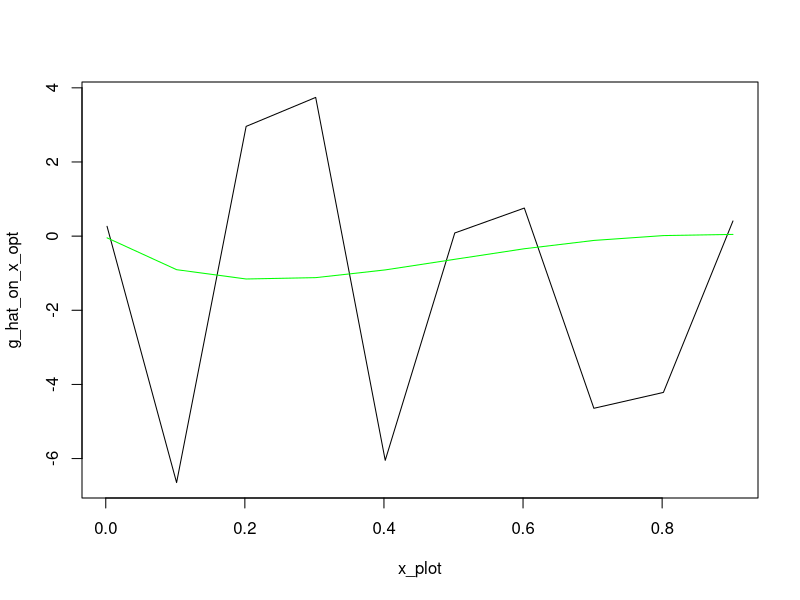
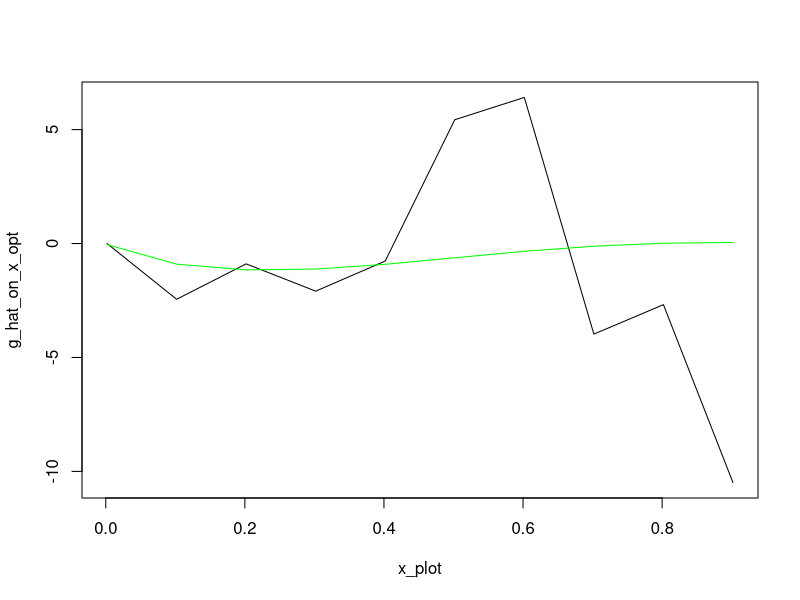
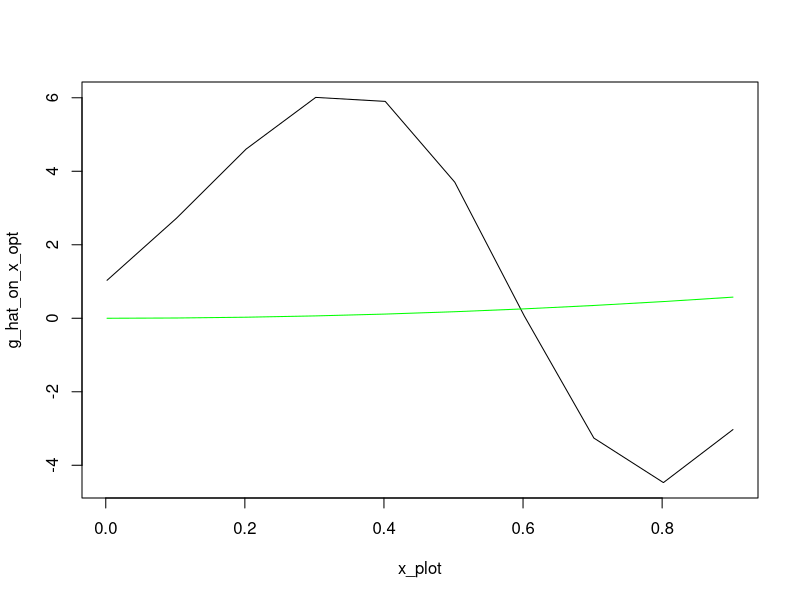
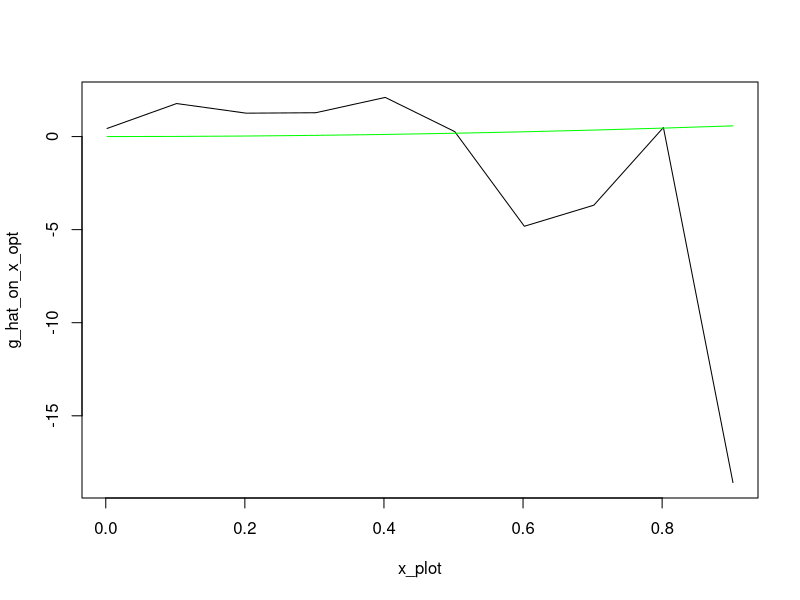
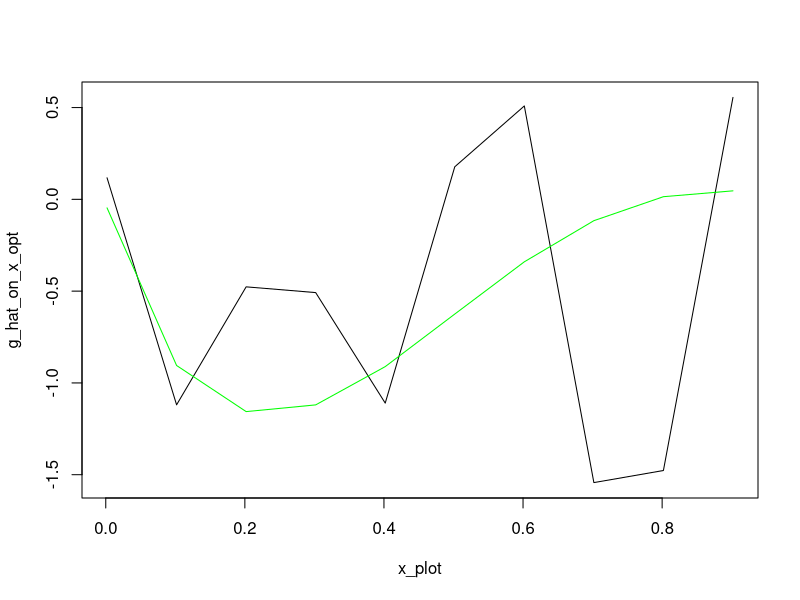
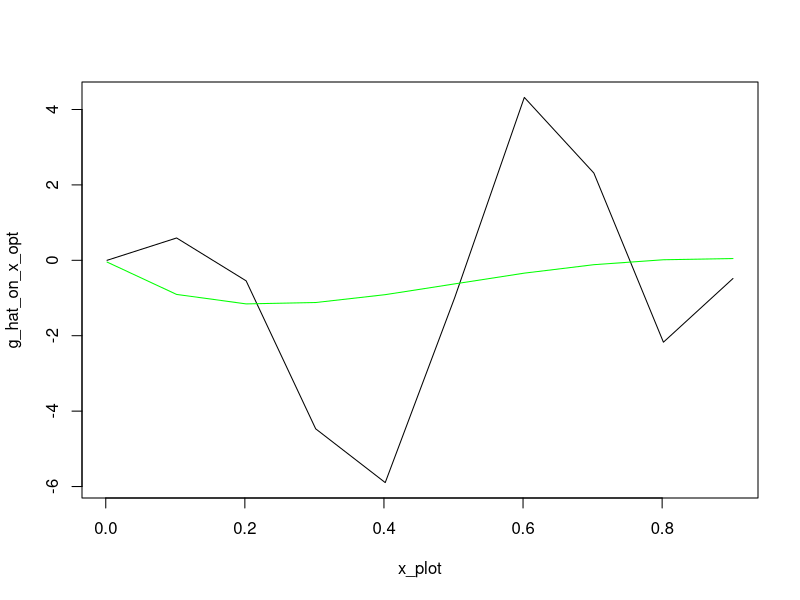
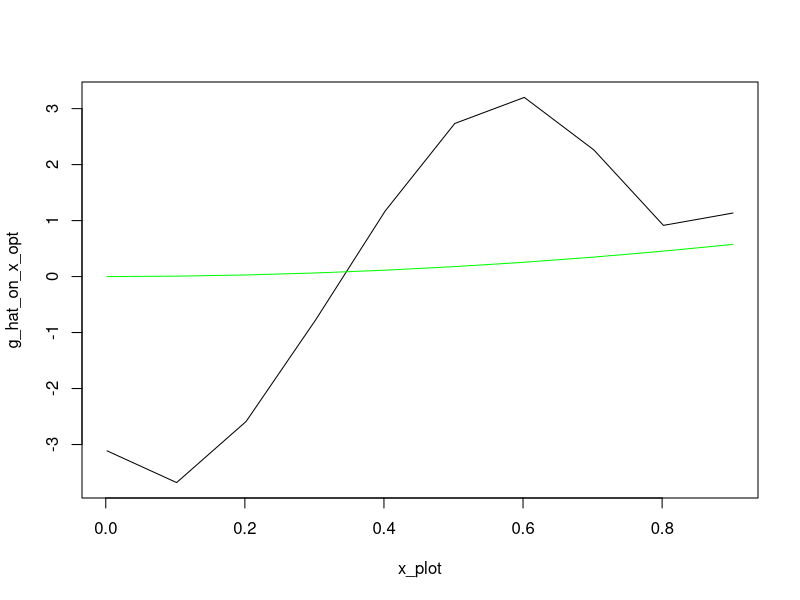
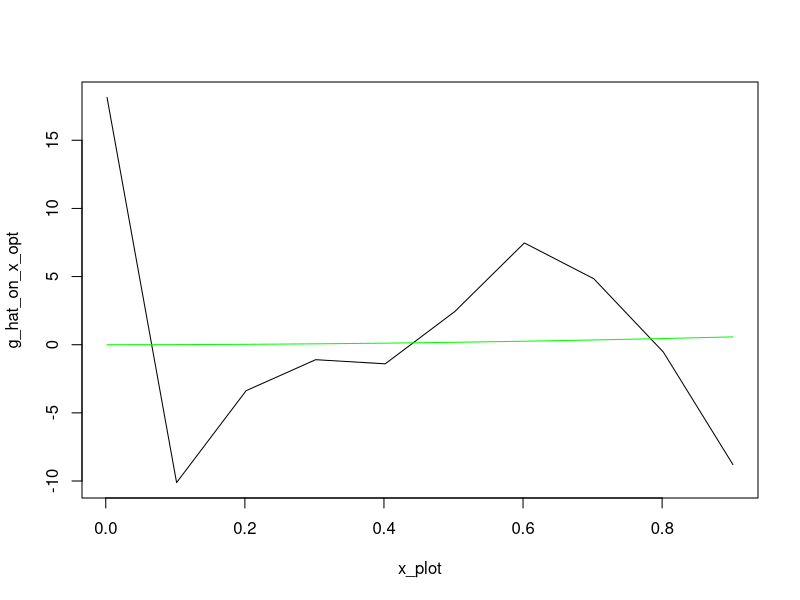

These charts were generated, in order, by the following R code: (Note: this script raises an error after producing the figures.)
#### Packages ####
library(splines)
library(MASS)
library(caret)

#### Estimate the gamma in the series estimation ####

kernel_functions <- function(x,ker='normal',knorm="sq")
{
  # Densities such as the integral of the square of the density is one if knorm is sq 
  # or such that the sd is one if knorm is sd.
  if (ker=='normal') 
  { 
    s <- switch(knorm,
                sd = 1,
                sq = 1/(2*sqrt(pi)))
    aux <- exp(- x^2 /(2*s^2)) / (sqrt(2*pi)*s)
  }
  if (ker=='triangle')
  {
    s <- switch(knorm,
                sd = sqrt(6),
                sq = (2/3))
    aux <- (s-abs(x))
    aux <- aux * (aux >0)/s^2
  }
  if (ker=='laplace')
  {
    s <- switch(knorm,
                sd = 1/sqrt(2),
                sq = 1/4)
    aux <- exp(-abs(x)/s)/(2*s)
  }
  return(aux)
}

create_W <- function(W, h=1 ,ker='normal',knorm="sq",remove=FALSE)
{
  #   ICM and smoothing matrix 
  #   If no bandwidth is provided for the function, h=1 is used  (no smoothing)
  #   The principle diagonal is replaced with zeros if remove = TRUE.
  n_w <- length(W)
  mat <- sapply(W,function(e) W - e*pracma::ones(n_w,1))
  wmat <-  kernel_functions(mat / h,ker=ker,knorm=knorm)/h; # kernel smoothing 
  # principle diagonal of the matrix replaced with zeros
  if (remove==TRUE) wmat <-  wmat - diag(diag(wmat))
  return(wmat/(n**2))
}

# splines
create_P_splines <- function(x, Z, J, degree){
  knots = quantile(Z, probs = seq(0, 1, length.out = J))
  return(bs(x, knots = knots, degree = degree, intercept = FALSE)[,1:length(knots)+degree-1])}

#trigo
p_j_trigo_0_1 <-function(j, J, z){
  a = 2*pi*j*z
  #print(a)
  if (j==1){
    return(1)
  }
  if (j%%2 == 0){
    cos_val = cos(a)
    return(sqrt(2)*cos_val)
  }
  else{
    sin_val = sin(a)
    return(sqrt(2)*sin_val)
  }
}

#hist
p_j_hist_0_1 <-function(j, J, z){
  l = length(z)
  if (l>1){
    res = rep(0, l)
    for (i in 1:l){
      if (z[i] >= (j - 1) / J && z[i] < j / J) {
        res[i] = sqrt(J)
      } else {
        res[i] = 0
      }
    }
    return(res)}
  else{
    if (z >= (j - 1) / J && z < j / J) {
      return(sqrt(J))
    } else{
      return(0)
    }
  }
}

# generalize for interval [a,b] : en fait ici on peut dire qu'on normalise Z entre 0 et 1
basis_a_b <-function(j, J, z, a, b, p_j_0_1){
  return(p_j_0_1(j,J,((z-a)/(b-a)))/sqrt(b-a))
}

# create P
create_P <- function(z_eval, J, Z, p_j, degree, spline_bool){
  n = length(Z)
  a = min(Z)
  b = max(Z)
  P = matrix(0, n, J)
  if (spline_bool == 0){
    for (j in 1:J){
      if (a!=b){
        for (i in 1:n){
          P[i,j] = basis_a_b(j, J, Z[i], a, b, p_j)}}
      else{
        P[i,j] = p_j(j, J, Z[i])
      }
    }
  }
  else{
    P <- create_P_splines(z_eval, Z, J, degree)
  }
  return(P)
}

# compute gamma_hat
estimation_gamma <- function(J, W, Z, Y, p_j, bool_splines, degree){
  n = length(Z)
  a = min(Z)
  b = max(Z)
  #compute Omega
  Omega <- create_W(W)
  
  #compute P
  P <- create_P(Z, J, Z, p_j, degree, bool_splines)
  
  #compute gamma
  gamma_step = t(P)%*%Omega%*%Y
  gamma_step_invert = solve(t(P)%*%Omega%*%P)
  gamma_hat = gamma_step_invert%*%gamma_step
  
  return(gamma_hat)
}

# Compute g_hat
g_hat <- function(z, J, p_j, gamma_hat, a, b){
  p_j_vector = rep(0, J)
  for (j in 1:J){
    p_j_vector[j] = basis_a_b(j, J, z, a, b, p_j)
  }
  return(sum(gamma_hat*p_j_vector))
}


#### Simulation 1 from Chen ####
g_sim_1 <- function(z, case){
  return(sin(4*z)*log(z))
}

simulate_data_1 <- function(data_param, g_sim, case){
  n = data_param[1]
  corr = data_param[2]
  
  U_V = mvrnorm(n, mu = c(0, 0), Sigma = matrix(c(1, corr, corr, 1),ncol = 2))
  
  U = U_V[,1]
  V = U_V[,2]
  X = rnorm(n, 0, 1)
  W = pnorm(X, 0, 1)
  D = rbinom(n, 1, 0.5)
  Z = pnorm(D*(X+V)+(1-D)*V)

  Y = g_sim(Z, none) + U
  
  return(list(U = U, V = V, X = X, W = W, D = D, Z = Z, Y = Y))
}

#data_param_1 = (n, corr)
n = 1250 #2500, 5000, 10 000
corr = 0.75
data_param_1 = c(n, corr)

simul_1 = simulate_data_1(data_param_1, g_sim_1, none) 


#### Simulation 2 from Chen ####
n = 1250 #2500, 5000, 10 000
Z = runif(n,0,1)
U = rnorm(n,0,1)
g_sim_2 <- function(z, case){
  return(sin(15*pi*z)*cos(z))
}

Y = g_sim_2(Z,none) + U

#attention ici pas d'instrument : à réfléchir




#### Simulation 3 #### 
simulate_data_3 <- function(data_param, g_sim, case){
  n = data_param[1]
  rhoev = data_param[2]
  rhowz = data_param[3]
  
  W = rnorm(n, 0, 1)
  V = rnorm(n, 0, 1)
  
  beta = sqrt((rhoev**2)/(1 - rhoev**2))
  Z = (beta*W + V)/sqrt(1+beta**2)
  
  eta = rnorm(n, 0, 1)
  a = sqrt((rhowz**2)/(1 - rhowz**2))
  eps = (a*V + eta)/sqrt(1+beta**2)
  
  Y = g_sim(Z,case) + eps
  
  return(list(W = W, V = V, Z = Z, Y = Y, eps = eps))
}

g_sim_3 <- function(x,case)  
{
  switch(case,  
         x,
         x^2/sqrt(2),
         sqrt(3*sqrt(3))*x*exp(-(x^2)/2),
         sqrt(3)*x*sin(pi*x/2),
         4*exp(-abs(x)) , 
         log(abs(x-1)+1)*ifelse(x>1,1,-1)*sqrt(10/3),
         sqrt(2)*x*cos(pi*x),
         (log(abs(x-1)+1)*ifelse(x>1,1,-1)*sqrt(10/3) - 0.6*x+ (x^3)*2)/8
  )
}


#n = 200 #or 400
#rhoev = 0.5 #0.8, 0.8
#rhowz = 0.9 #0.9, 0.7

data_param_3 = c(200, 0.5, 0.9)
simul_3 = simulate_data_3(data_param_3, g_sim_3, 2) #utilisent que le cas 2 et 3 dans le papier lapenta


#### Selection of J by cross-validation on M ####
calcul_M_g_hat <- function(gamma_hat, J, Z, Y, W, p_j_hat, bool_splines, degree){
  Omega <- create_W(W)
  M = 0 
  a = min(Z)
  b = max(Z)
  n = length(Z)
  g_hat_on_Z <- rep(0, n)
  if (bool_splines == 0){
    for (i in 1:n){
      g_hat_on_Z = g_hat(Z[i], J, p_j_hat, gamma_hat, a, b)
    }}
  else{
    basis <- create_P_splines(Z, Z, J, degree)
    g_hat_on_Z <- basis%*%gamma_hat
  }
  
  for (i in 1:n){
    for (j in 1:n){
      M = M + (Y[i] - g_hat_on_Z[i])*(Y[j] - g_hat_on_Z[j])*Omega[i,j]
    }
    return(M/(n**2))
  }}


calcul_M_true_g <- function(g, J, Z, Y, W){
  M = 0
  Omega <- create_W(W)
  for (i in 1:n){
    for (j in 1:n){
      M = M + (Y[i] - g(Z[i]))*(Y[j] - g(Z[j]))*Omega[i,j]
    }
    return(M/(n**2))
  }}

calcul_M_g_hat_test_sample <- function(g_hat_on_Z_test, Omega, n_test, Y_test){
  M = 0
  for (i in 1:n_test){
    for (j in 1:n_test){
      M = M + (Y_test[i] - g_hat_on_Z_test[i])*(Y_test[j] - g_hat_on_Z_test[j])*Omega[i,j]
    }
    return(M/(n_test**2))
  }}


#we want to minimize M so we choose J such that M is minimal
sample_train_test <- function(Z, Y, W, p_train){
  # Create a single data frame with all variables
  df <- data.frame(Z = Z, Y = Y, W = W)
  
  # Create bins based on the X variable (you can modify the binning logic if needed)
  bins <- cut(df$Z, breaks = 3, labels = FALSE)
  
  # Sample indices for the training set using bins for stratification
  index_train <- createDataPartition(bins, p = p_train, list = FALSE)
  
  # Indices for the validation set (complementary to train indices)
  index_val <- setdiff(seq_len(nrow(df)), index_train)
  
  # Create train and validation sets based on indices
  train_set <- df[index_train, ]
  val_set   <- df[index_val, ]
  
  # Return the training and validation sets
  return(list(
    Z_train = train_set$Z, Y_train = train_set$Y, W_train = train_set$W,
    Z_validation = val_set$Z, Y_validation = val_set$Y, W_validation = val_set$W
  ))
}

optimization_CV_M <- function(Z, W, Y, vect_J_to_test, p_train, p_j, bool_splines, degree, x_plot, case, true_g){
  gamma_hat_list <- vector("list", length(vect_J_to_test))
  a = min(Z)
  b = max(Z)
  M_values <- numeric(length(vect_J_to_test))
  n = length(Z)
  
  # split the data in training and test set
  sampled_data <- sample_train_test(Z, Y, W, p_train)
  Z_train <- sampled_data$Z_train
  Y_train <- sampled_data$Y_train
  W_train <- sampled_data$W_train
  Z_validation <- sampled_data$Z_validation
  Y_validation <- sampled_data$Y_validation
  W_validation <- sampled_data$W_validation
  n_train <- length(Z_train)
  
  # compute gamma_hat_train and g_hat_train for the training set
  for (j in 1:length(vect_J_to_test)){
    #compute gamma_hat_train
    gamma_hat <- estimation_gamma(vect_J_to_test[j],W_train,Z_train,Y_train,p_j, bool_splines, degree)
    gamma_hat_list[[j]] <- gamma_hat
    
    # compute the prediction of g_hat_train on the test set 
    n_val <- length(Z_validation)
    if (bool_splines == 0){ 
      g_hat_on_Z_val = rep(0, n_val)
      for (i in 1:n_val){
        g_hat_on_Z_val[i] <- g_hat(Z_validation[i], vect_J_to_test[j], p_j, gamma_hat, a, b)
      }}
    else{
      basis <- create_P_splines(Z_validation, Z_train, vect_J_to_test[j], degree)
      g_hat_on_Z_val <-  basis%*%gamma_hat
    }
    
    # compute M and store it 
    Omega_val <- create_W(W_validation)
    M_values[j] <- calcul_M_g_hat_test_sample(g_hat_on_Z_val, Omega_val, n_val, Y_validation)
  }
  
  # return J corresponding to the smallest MSE
  J_opt = vect_J_to_test[which.min(M_values)]
  print(c(M_values, J_opt))
  gamma_hat <- estimation_gamma(J_opt,W,Z,Y,p_j, bool_splines, degree)
  
  g_hat_on_x_opt = rep(0, length(x_plot))
  if (bool_splines == 0){ 
    for (i in 1:length(x_plot)){
      g_hat_on_x_opt[i] <- g_hat(x_plot[i], J_opt, p_j, gamma_hat, a, b)
    }}
  else{
    basis <- create_P_splines(x_plot, Z, J_opt, degree)
    g_hat_on_x_opt <- basis%*%gamma_hat
  }
  
  g_on_x = true_g(x_plot, case)
  plot(x_plot, g_hat_on_x_opt, type = 'l', col = 'black')
  lines(x_plot, g_on_x, type = 'l', col = 'green')
  
  return(J_opt)
  
}


#simulation 1 
data_param_1 = c(1250, 0.75)
simul_1 <- simulate_data_1(data_param_1, g_sim_1, none)
vect_J_to_test = seq(3, 10, by = 1)
x = seq(min(Z), max(Z), by = 0.1)
optimization_CV_M(simul_1$Z, simul_1$W, simul_1$Y, vect_J_to_test, 0.6, p_j_trigo_0_1, 0, none, x, none, g_sim_1)

vect_J_to_test = seq(3, 10, by = 1)
x = seq(min(Z), max(Z), by = 0.1)
optimization_CV_M(simul_1$Z, simul_1$W, simul_1$Y, vect_J_to_test, 0.6, none, 1, 3, x, none, g_sim_1)


#simulation 3 : avec base trigo, pas l'impression que ça fonctionne de ouf
data_param_3 = c(200, 0.5, 0.9)
simul_3 = simulate_data_3(data_param_3, g_sim_3, 2) 

vect_J_to_test = seq(3, 20, by = 1)
x = seq(min(Z), max(Z), by = 0.1)
optimization_CV_M(simul_3$Z, simul_3$W, simul_3$Y, vect_J_to_test, 0.8, p_j_trigo_0_1, 0, none, x, 2, g_sim_3)


vect_J_to_test = seq(3, 20, by = 1)
x = seq(min(Z), max(Z), by = 0.1)
optimization_CV_M(simul_3$Z, simul_3$W, simul_3$Y, vect_J_to_test, 0.8, none, 1, 3, x, 2, g_sim_3)


#### Selection of J by cross-validation on the MSE ####
optimization_CV_MSE <- function(Z, W, Y, vect_J_to_test, p_train, p_j, bool_splines, degree, x_plot, case, true_g){
  gamma_hat_list <- vector("list", length(vect_J_to_test))
  a = min(Z)
  b = max(Z)
  MSE_values <- numeric(length(vect_J_to_test))
  n = length(Z)
  
  # split the data in training and test set
  sampled_data <- sample_train_test(Z, Y, W, p_train)
  Z_train <- sampled_data$Z_train
  Y_train <- sampled_data$Y_train
  W_train <- sampled_data$W_train
  Z_validation <- sampled_data$Z_validation
  Y_validation <- sampled_data$Y_validation
  W_validation <- sampled_data$W_validation
  n_train <- length(Z_train)
  
  # compute gamma_hat_train and g_hat_train for the training set
  for (j in 1:length(vect_J_to_test)){
    #compute gamma_hat_train
    gamma_hat <- estimation_gamma(vect_J_to_test[j],W_train,Z_train,Y_train,p_j, bool_splines, degree)
    gamma_hat_list[[j]] <- gamma_hat
    
    # compute the prediction of g_hat_train on the test set 
    n_val <- length(Z_validation)
    if (bool_splines == 0){ 
      g_hat_on_Z_val = rep(0, n_val)
      for (i in 1:n_val){
        g_hat_on_Z_val[i] <- g_hat(Z_validation[i], vect_J_to_test[j], p_j, gamma_hat, a, b)
      }}
    else{
      basis <- create_P_splines(Z_validation, Z_train, vect_J_to_test[j], degree)
      g_hat_on_Z_val <-  basis%*%gamma_hat
    }
    
    # compute MSE and store it
    MSE = sum((g_hat_on_Z_val - Z_validation)**2)
    MSE_values[j] = MSE
     }
  
  # return J corresponding to the smallest MSE
  J_opt = vect_J_to_test[which.min(MSE_values)]
  print(c(MSE_values, J_opt))
  gamma_hat <- estimation_gamma(J_opt,W,Z,Y,p_j, bool_splines, degree)
  
  g_hat_on_x_opt = rep(0, length(x_plot))
  if (bool_splines == 0){ 
    for (i in 1:length(x_plot)){
      g_hat_on_x_opt[i] <- g_hat(x_plot[i], J_opt, p_j, gamma_hat, a, b)
    }}
  else{
    basis <- create_P_splines(x_plot, Z, J_opt, degree)
    g_hat_on_x_opt <- basis%*%gamma_hat
  }
  
  g_on_x = true_g(x_plot, case)
  plot(x_plot, g_hat_on_x_opt, type = 'l', col = 'black')
  lines(x_plot, g_on_x, type = 'l', col = 'green')
  
  return(J_opt)
  
}

#simulation 1 
data_param_1 = c(1250, 0.75)
simul_1 <- simulate_data_1(data_param_1, g_sim_1, none)
vect_J_to_test = seq(3, 10, by = 1)
x = seq(min(Z), max(Z), by = 0.1)
optimization_CV_MSE(simul_1$Z, simul_1$W, simul_1$Y, vect_J_to_test, 0.6, p_j_trigo_0_1, 0, none, x, none, g_sim_1)

vect_J_to_test = seq(3, 10, by = 1)
x = seq(min(Z), max(Z), by = 0.1)
optimization_CV_MSE(simul_1$Z, simul_1$W, simul_1$Y, vect_J_to_test, 0.6, none, 1, 3, x, none, g_sim_1)


#simulation 3 
data_param_3 = c(200, 0.5, 0.9)
simul_3 = simulate_data_3(data_param_3, g_sim_3, 2) 

vect_J_to_test = seq(3, 20, by = 1)
x = seq(min(Z), max(Z), by = 0.1)
optimization_CV_MSE(simul_3$Z, simul_3$W, simul_3$Y, vect_J_to_test, 0.8, p_j_trigo_0_1, 0, none, x, 2, g_sim_3)


vect_J_to_test = seq(3, 20, by = 1)
x = seq(min(Z), max(Z), by = 0.1)
optimization_CV_MSE(simul_3$Z, simul_3$W, simul_3$Y, vect_J_to_test, 0.8, none, 1, 3, x, 2, g_sim_3)




#### Selection of J by Lepski 1 (Comte) #### 



#### Lepski with bootstrap ####



#install.packages("expm")
library(expm)
calcul_s_J <- function(J, W, Z, Y, p_j, bool_splines, degree){
  n = length(W)
  
  Omega <- create_W(W)
  Phi <- create_P(Z, J, Z, p_j, degree, bool_splines)
  tPhi_Phi <- t(Phi)%*%Phi
  
  inverse_tPhi_Phi <- solve(tPhi_Phi)
  sqrt_inverse_tPhi_Phi <- sqrtm(inverse_tPhi_Phi)
  res_mat <- n*sqrt_inverse_tPhi_Phi%*%t(Phi)%*%Omega%*%Phi%*%sqrt_inverse_tPhi_Phi
  
  min_eigen_val <- min(eigen(res_mat)$values)
  
  return(min_eigen_val)}


compute_M_bootstrap <- function(J, W, Z, Y, p_j, bool_splines, degree){
  n = length(Z)
  #compute Omega
  Omega <- create_W(W)
  
  #compute P
  P <- create_P(Z, J, Z, p_j, degree, bool_splines)
  
  #compute gamma
  M_boot_step = t(P)%*%Omega
  M_boot_step_invert = solve(t(P)%*%Omega%*%P)
  M_boot = M_boot_step_invert%*%M_boot_step
  
  return(M_boot)
}



T_stat_inter_x <- function(Y, Z, W, p_j, degree, bool_splines, x, x_index, I_hat, w_vector, list_M_boot, matrix_sigma_all_j_all_x, matrix_all_u, matrix_sigma_all_j_j2_all_x){
  a = min(Z)
  b = max(Z)
  
  I_hat = sort(I_hat) 
  
  diff_matrix_x <- matrix(0, nrow = length(I_hat), ncol = length(I_hat))
  value_j <- rep(0,length(I_hat))
  value_j_prime <- rep(0, length(I_hat)) #to keep track of the values of J
  
  matrix_ratio <- matrix(0, nrow = length(I_hat), ncol = length(I_hat))

  for (j_index in 1:length[I_hat]){
    j = I_hat[j_index]
    
    #compute u_star 
    u_hat_j = matrix_all_u[j_index,]
    u_star_j = u_hat_j*w_vector
    
    #compute D_j sur les x
    P_j_on_x <- create_P(x, j, Z, p_j, degree, bool_splines)
    D_j_star = t(P_j_on_x)%*%list_M_boot[[j]]%*%u_star_j #checker les dimensions
    
    for (j_prime_index in j_index:length(I_hat)){
      j_prime = I_hat[j_prime_index]
      
      #compute u_star_j_prime
      u_hat_j_prime = matrix_all_u[j_prime_index,]
      u_star_j_prime = u_hat_j_prime*w_vector
      
      #compute D_j_prime sur les x
      P_j_prime_on_x <- create_P(x, j_prime, Z, p_j, degree, bool_splines)
      D_j_prime_star = t(P_j_prime_on_x)%*%list_M_boot[[j_prime]]%*%u_star_j_prime #vecteur de taille x
      
      
      #Stockage des résultats
      diff_matrix_x[j_index,j_prime_index] = abs(D_j_prime_star - D_j_star) 
      sigma_j = matrix_sigma_all_j_all_x[j_index, x_index]
      sigma_j_prime = matrix_sigma_all_j_all_x[j_prime_index, x_index]
      sigma_j_j_prime = matrix_sigma_all_j_j2_all_x[[x_index]][j_index, j_prime_index]
      sigma_val = sigma_j + sigma_j_prime - 2*sigma_j_j_prime
      matrix_ratio[j_index, j_prime_index] = diff_matrix_x[j_index,j_prime_index]/sqrt(sigma_matrix_x[j_index, j_prime_index])
      
      value_j[j_index] = j
      value_j_prime[j_prime_index] = j_prime
      
    }}
  
  return(max(matrix_ratio))
}
  

calcul_hat_g_on_Z <- function(j, Z, p_j, gamma_hat, a, b, Z_to_evaluate, degree, bool_splines){
  g_hat_on_x <- rep(0, length(Z_to_evaluate))
  if (bool_splines == 0){
    for (i in 1:length(Z_to_evaluate)){
      g_hat_on_Z <- g_hat(Z_to_evaluate[i], j, p_j, gamma_hat, a, b)
    }
  }
  else{
    basis <- create_P_splines(Z_to_evaluate, Z, j, degree)
    if (length(gamma_hat)>1){
    g_hat_on_Z <- basis%*%gamma_hat}
    else {
      g_hat_on_Z <- gamma_hat*sum(basis)
    }
  }
  return(g_hat_on_Z)
}


create_matrix_U <- function(u_j, u_j_prime){
  n = length(u_j)
  res_mat <- matrix(0, nrow = n, ncol = n)
  for (i in 1:n){
    res_mat[i,i] = u_j[i]*u_j_prime[i]
  }
  return(res_mat)
}
  
  
T_stat_D <- function(x_grid, Y, Z, W, p_j, degree, bool_splines, I_hat, w_vector, list_M_boot, matrix_sigma_all_j_all_x, matrix_all_u, matrix_sigma_all_j_j2_all_x){
  vec_x <- rep(0, length(x_grid))
  for (x_index in 1:length(x_grid)){
    vec_x <- T_stat_inter_x(Y, Z, W, p_j, degree, bool_splines, x_grid[x_index], x_index, I_hat, w_vector, matrix_gamma, list_M_boot, matrix_sigma_all_j_all_x, matrix_all_u, matrix_sigma_all_j_j2_all_x)
  }
  return(max(vec_x))
}



compute_J_hat <- function(I_hat, x_grid, p_j, matrix_gamma, matrix_sigma_all_j_all_x, matrix_sigma_all_j_j2_all_x){
  j_index = 1
  J = I_hat[j_index]
  ratio = calcul_ratio(J, j_index, I_hat, x_grid, p_j, matrix_gamma, matrix_sigma_all_j_all_x, matrix_sigma_all_j_j2_all_x)
  while (ratio > 1.1*theta_star){
    j_index = j_index + 1 
    J = I_hat[j_index]
    ratio = calcul_ratio(J, j_index, I_hat, x_grid, p_j, matrix_gamma, matrix_sigma_all_j_all_x, matrix_sigma_all_j_j2_all_x)
  }
  
  return(J)
}

calcul_ratio<- function(J, J_index, I_hat, x_grid, p_j, matrix_gamma, matrix_sigma_all_j_all_x, matrix_sigma_all_j_j2_all_x){
  vec_ratio_x <- rep(0, length(x_grid))
  for (x_index in 1:length(x_grid)){
    vec_ratio_x[x_index] = calcul_ratio_step(J, J_index, I_hat, x_grid[x_index], x_index, p_j, matrix_gamma, matrix_sigma_all_j_all_x, matrix_sigma_all_j_j2_all_x)
  }
  return(max(vec_ratio_x))
}

calcul_ratio_step <- function(J, J_index, I_hat, x, x_index, p_j, matrix_gamma, matrix_sigma_all_j_all_x, matrix_sigma_all_j_j2_all_x){# x is a number here
  res_mat <- matrix(0, length(I_hat), length(I_hat))
  
  #compute h_j(x)
  P_j_on_x <- create_P(x_grid, J, Z, p_j, degree, bool_splines) #on crée la base pour J donné
  g_hat_J_x <- P_j_on_x%*%matrix_gamma[[J_index]][1:J]
  
  #compute sigma_J
  sigma_j = matrix_sigma_all_j_all_x[J_index, x_index]
  
  for (J_prime_index in J_index:length(I_hat)){
    J_prime = I_hat[J_prime_index]
    P_j_prime_on_x <- create_P(x_grid, J_prime, Z, p_j, degree, bool_splines)
    g_hat_J_prime_x <- P_j_prime_on_x%*%matrix_gamma[[J_prime_index]][1:J_prime]
    
    sigma_j_prime = matrix_sigma_all_j_all_x[J_prime_index, x_index]
    sigma_j_j_prime = matrix_sigma_all_j_j2_all_x[[x_index]][J_index, J_prime_index]
    sigma_val = sigma_j + sigma_j_prime - 2*sigma_j_j_prime
    
    res_mat[j_index, j_prime_index] = abs(g_hat_J_x - g_hat_J_prime_x)/sqrt(sigma_val)
  }
  return(max(res_mat))
}

valid_dim <- function(J){
  if (J>0){
    return(TRUE)
  }
  else{
    return(FALSE)
  }
  
}

lepski_bootstrap <- function(n_boot,valid_dim,x_grid, W, Z, Y, p_j, bool_splines, degree){
  n = length(W)
  
  #code fonctionne mais pb ça ne s'arrête pas... définir un J_max à la main en attendant, leur critère n'est peut-être pas le bon pour nous
  #s_1 = 1/calcul_s_J(1, W, Z, Y, p_j, bool_splines, degree)
  #s_2 = 1/calcul_s_J(2, W, Z, Y, p_j, bool_splines, degree)
  #prev_ratio = s_1*1*sqrt(log(1))/sqrt(n) 
  #new_ratio = s_2*2*sqrt(log(2))/sqrt(n)
  
  #if ((prev_ratio <= 10 && new_ratio > 10)) {
  #  J = 2
  #} else {
  #  J = 2
  #  while (!(prev_ratio <= 10 && new_ratio > 10)) {
  #    print(c(prev_ratio, new_ratio))
  #    J = J + 1
      
      # Look for a valid J
  #    while (!valid_dim(J)) {  
  #      J = J + 1}
      
      # Calculate s_hat_J and update ratios
  #    s_hat_J = calcul_s_J(J, W, Z, Y, p_j, bool_splines, degree)
  #    prev_ratio = new_ratio
  #    new_ratio = s_hat_J * J * sqrt(log(J)) / sqrt(n)
  #  }
  #}
  
  #J_max = J
  J_max = 15 #arbitraire pour l'instant
  
  #create I_hat
  I_hat = seq(as.integer(0.1 * log(J_max)^2), as.integer(J_max), by = 1)
  I_hat = sort(I_hat[sapply(I_hat,valid_dim)]) #select only the valid dimensions
  length_I_hat = length(I_hat)
  
  
  # estimate the models (ie the gamma_J and M_boot for all J)
  matrix_gamma = matrix(0, nrow = length_I_hat, ncol = length_I_hat)
  list_M_boot <- list()
  for (j_index in 1:length_I_hat){
    j = I_hat[j_index]
    M_boot_j <- compute_M_bootstrap(j, W, Z, Y, p_j, bool_splines, degree)
    list_M_boot[[j_index]] <- M_boot_j
    
    gamma_J <- M_boot_j%*%Y
    gamma_J_zeros <- c(gamma_J, rep(0, length_I_hat - j)) #add zeros for good dimension
    matrix_gamma[j_index,] = gamma_J_zeros #ATTENTION ! prendre que les J premiers termes dans les prochains algos pour pas prendre les zéros!!!
  }
  
  
  #draw the w_i
  W_boot_matrix <- matrix(rnorm(n_boot * n, mean = 0, sd = 1), nrow = n_boot, ncol = n)
  
  #compute the sigma_J(x) for all values of J and all values of x
  matrix_sigma_all_j_all_x <- matrix(0, nrow = length_I_hat, ncol = length(x_grid))
  matrix_all_u <- matrix(0, nrow = length_I_hat, ncol = n) #n number of data points (ie length(Z))
  for (j_index in 1:length_I_hat){
    j = I_hat[j_index]
    h_hat_j_on_Z = calcul_hat_g_on_Z(j, Z, p_j, matrix_gamma[j_index,1:j], a, b, Z, degree, bool_splines)
    u_hat_j = Y - h_hat_j_on_Z 
    matrix_all_u[j_index,] = u_hat_j
    
    P_j_on_x <- create_P(x_grid, j, Z, p_j, degree, bool_splines) #create for all x_grid
    U_j_j <- create_matrix_U(u_hat_j, u_hat_j) 
    middle_matrix <- list_M_boot[[j_index]]%*%U_j_j%*%t(list_M_boot[[j_index]]) #ok
    
    vec_sigma_j <- rep(0, length(x_grid))
    if (length(middle_matrix)>1){
      for (x_index in 1:length(x_grid)){
        vec_sigma_j[x_index] <- P_j_on_x[x_index,]%*%(middle_matrix)%*%P_j_on_x[x_index,]
      }
    }
    else{
      for (x_index in 1:length(x_grid)){
        vec_sigma_j[x_index] = middle_matrix*P_j_on_x[x_index]^{2}
      }
    }
    matrix_sigma_all_j_all_x[j_index,] = vec_sigma_j #ligne j prend les valeurs des sigma_j(x) pour toutes les valeurs de x_grid
  }
  #ok jusqu'ici ensuite problème
  
  
  #compute the sigma_J,J_2(x) for all values of x
  matrix_sigma_all_j_j2_all_x <- replicate(length(x_grid), matrix(0, length_I_hat, length_I_hat), simplify = FALSE)
  for (j_index in 1:length_I_hat){
    j = I_hat[j_index]
    P_j_on_x <- create_P(x_grid, j, Z, p_j, degree, bool_splines)
    for (j_prime_index in (j_index+1):length_I_hat){
      j_prime = I_hat[j_prime_index]
      
      #calcul de sigma_j,jprime(x) pour tous les x_grid et ensuite on met dans les matrices
      U_j_jp <- create_matrix_U(matrix_all_u[j,], matrix_all_u[j_prime,])
      P_j_prime_on_x <- create_P(x_grid, j_prime, Z, p_j, degree, bool_splines)
      sigma_j_j_prime = t(P_j_on_x)%*%list_M_boot[[j]]%*%U_j_jp%*%t(list_M_boot[[j_prime]])%*%P_j_prime_on_x #vecteur de la taille de x
      for (x_index in 1:length(x_grid)){
        matrix_sigma_all_j_j2_all_x[[x_index]][j_index, j_prime_index] = sigma_j_j_prime[x_index]
      }}}
  
  
  #compute the T stat for each draw of w
  T_i = rep(0, n_boot)
  for (i in 1:n_boot){
    T_i[i] = T_stat_D(x_grid, Y, Z, W, p_j, degree, bool_splines, I_hat, W_boot_matrix[i,], matrix_gamma, list_M_boot, matrix_sigma_all_j_all_x, matrix_all_u, matrix_sigma_all_j_j2_all_x) 
  }
  alpha = min(0.5, sqrt(log(J_max)/J_max))
  theta = quantile(T_i, probs = 1 - alpha)
  
  J_n_hat = I_hat[length(I_hat)-1] #on prend l'avant dernier pour être le plus petit strict
  J_hat = compute_J_hat(I_hat, x_grid, p_j, matrix_gamma, matrix_sigma_all_j_all_x, matrix_sigma_all_j_j2_all_x)
  
  J_tilde = min(J_hat, J_n_hat)
  
  return(J_tilde)
}

#tests
#calcul_s_J(3, simul_3$W, simul_3$Z, simul_3$Y, p_j_trigo_0_1, 0, none) : ok fonctionne aussi pour les splines

data_param_3 = c(20, 0.5, 0.9)
simul_3 = simulate_data_3(data_param_3, g_sim_3, 2) #utilisent que le cas 2 et 3 dans le papier lapenta
W <- simul_3$W
Y <- simul_3$Y
Z <- simul_3$Z

bool_splines=1
degree = 3

n = length(W)

J_max = 15

n_boot= 100
x_grid = seq(min(Z), max(Z), length.out = 30)

#problème avec cette fonction
matrix_sigma_all_j_j2_all_x <- replicate(length(x_grid), matrix(0, length_I_hat, length_I_hat), simplify = FALSE)
for (j_index in 1:length_I_hat){ #length_I_hat
  j = I_hat[j_index]
  P_j_on_x <- create_P(x_grid, j, Z, p_j, degree, bool_splines)
  for (j_prime_index in (j_index):length_I_hat){
    j_prime = I_hat[j_prime_index]
    
    #calcul de sigma_j,jprime(x) pour tous les x_grid et ensuite on met dans les matrices
    U_j_jp <- create_matrix_U(matrix_all_u[j_index,], matrix_all_u[j_prime_index,])
    P_j_prime_on_x <- create_P(x_grid, j_prime, Z, p_j, degree, bool_splines)

    middle_matrix <- list_M_boot[[j_index]]%*%U_j_jp%*%t(list_M_boot[[j_prime_index]])
    print(dim(middle_matrix))
    
    if (j == 1 && j_prime == 1){
      vec_sigma_j_jprime <- rep(0, length(x_grid))
      for (x_index in 1:length(x_grid)){
        vec_sigma_j_jprime[x_index] = middle_matrix*P_j_on_x[x_index]*P_j_prime_on_x[x_index]
        matrix_sigma_all_j_j2_all_x[[x_index]][j_index, j_prime_index] = vec_sigma_j_jprime[j_prime_index]
      }
    }
    #if (j == 1 && j_prime >1){
      #vec_sigma_j_jprime <- rep(0, length(x_grid))
      #for (x_index in 1:length(x_grid)){
      #  vec_sigma_j_jprime[x_index] = middle_matrix*P_j_on_x[x_index]*sum(P_j_prime_on_x[x_index,])

      #  print(vec_sigma_j_jprime[j_prime_index])
      #  matrix_sigma_all_j_j2_all_x[[x_index]][j_index, j_prime_index] = vec_sigma_j_jprime[j_prime_index]
      #}
    #}
    #if (j>1 && j_prime == 1){
      #for (x_index in 1:length(x_grid)){
      #  res = middle_matrix*P_j_on_x[x_index,]*P_j_prime_on_x[x_index]
      #  matrix_sigma_all_j_j2_all_x[[x_index]][j_index, j_prime_index] = vec_sigma_j_jprime[j_prime_index]
      #}
    #}
    if (j>1 && j_prime >1){
      for (x_index in 1:length(x_grid)){
        res <- P_j_on_x[x_index,]%*%(middle_matrix)%*%P_j_prime_on_x[x_index,]
        matrix_sigma_all_j_j2_all_x[[x_index]][j_index, j_prime_index] = vec_sigma_j_jprime[j_prime_index]
      }
    }
  }}











#### Selection of J by Lepski 2 (Chen) #### 
lepski_chen <- function(c_0,W,Z,Y,p_j,bool_splines,degree, valid_dim){
  prev_ratio = 0
  new_ratio = 1000
  J = 1
  
  #find J_max
  while ((prev_ratio>10 || new_ratio<= 10)){
    s_hat_J = calcul_s_J(todo) #TODO
    prev_ratio = new_ratio
    new_ratio = s_hat_J*J*sqrt(log(J))/sqrt(n) 
    J = J+1
    while (!valid_dim(J)){# as long as the value of J is not valid we look for another one
      J = J+1
    }}
  
  J_max = J
  
  I_hat = seq(as.integer(0.1 * log(J_max)^2), as.integer(J_max) + 1, by = 1)
  I_hat = sort(I_hat[valid_dim(I_hat)]) #select only the valid dimensions
  
  index = 1
  J = I_hat[index]
  condition = FALSE
  while (J %in% I_hat && condition == FALSE){
    for (J_prime in I_hat){
      if (J_prime>J){
        #compute g_J and g_J'
        gamma_J <- estimation_gamma(J,W,Z,Y,p_j, bool_splines, degree)
        gamma_J_prime <- estimation_gamma(J_prime,W,Z,Y,p_j, bool_splines, degree)
        
        #compute V_hat(J) and V_hat(J')
        V_J = V_hat_J(J)
        V_J_prime = V_hat_J(J_prime)
        
        #compute |g_J - g_J'| (a)
        a = difference_norm(g_J, g_J_prime)
        
        #compute c_0(V_hat(J)+V_hat(J')) (b)
        b = c_0*(V_J + V_J_prime)
        
        if(a<b){
          condition = TRUE}
        else{
          condition = FALSE
        }  
        index = index + 1
        J = I_hat[index]
      }
      else{
        index = index + 1
        J = I_hat[index]
      }}}
  J_opt = J
  return(J_opt)
}



valid_dim_splines <- function(J){#checks if J is a valid dimension in Tau  
  
}

V_hat_J <- function(J, n, s_J_hat){
  return (sqrt(log(n)/n)/s_J_hat) #the one in our case 
}

difference_norm <- function(g_J, g_J_prime){
  # TO DO
}
